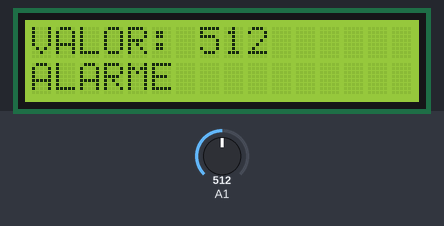
This program was run on a simulated Arduino Uno, built with avr-gcc and run on an emulated ATmega328P. On the bench: 16×2 character LCD. The inputs (shaded band) are chosen by the test bench; at power-on: A1 = 512.

Above: at 1.2 s.
1.3 s: A1 set to 495
At 1.8 s:
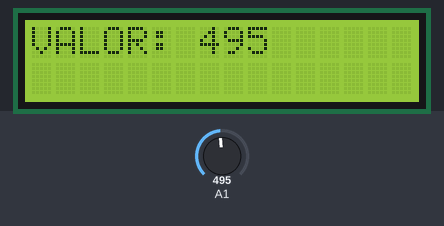
2.8 s: A1 set to 511
At 4.0 s:
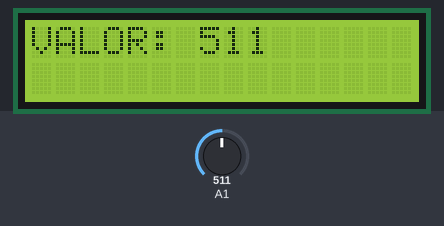
4.3 s: A1 set to 306
At 5.3 s:
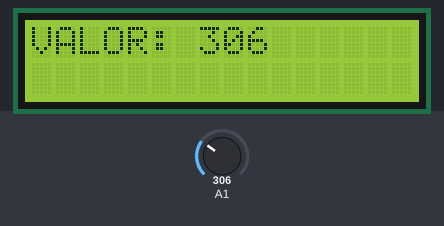
Timing chart, 0 to 7.3 s (numbered marks = the images above; inputs shaded):
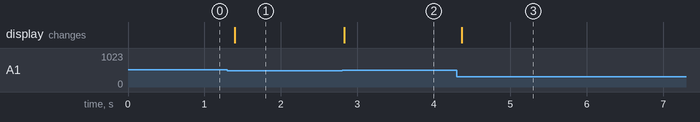

The program:

main.cpp
```cpp
/*
 Exemplo para demonstrar o uso de display LDC alfanumérico
 por Fábio Souza
 Para o curso: Introdução a programação Arduino com VSCODE e PlatformIO,
 publicado na Udemy: https://www.udemy.com/user/fabiosouza/
*/
#include <Arduino.h>
#include <LiquidCrystal.h>

LiquidCrystal lcd(2, 3, 4, 5, 11, 12);

void setup() {
  lcd.begin(16,2);
  lcd.print("VALOR: ");
}

void loop() {
  int valor = analogRead(A1);
  lcd.setCursor(7,0);
  lcd.print("    ");
  lcd.setCursor(7,0);
  lcd.print(valor);

  if(valor > 511){
    lcd.setCursor(0,1);
    lcd.print("ALARME");
  }
  else
  {
    lcd.setCursor(0,1);
    lcd.print("      ");
  }


  delay(100);
}
```

Measured:
- the behaviour switches between 512 and 511 on A1 (found by bisection; images 0 and 1)
- after the input at 1.3 s, the display: changes after 0.10 s (image 1)
- after the input at 2.8 s, the display: changes at once (image 2)
- after the input at 4.3 s, the display: changes after 0.06 s (image 3)
